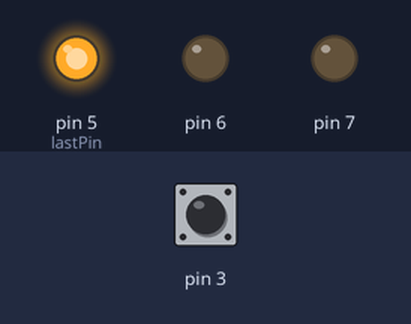
The sketch below on a simulated Arduino Uno, built with avr-gcc and run on an emulated ATmega328P. On the bench: output pins drawn as LEDs (lit = HIGH). Dashed ring = blinking. Inputs (shaded band) come from the test bench; at power-on: pin 3 LOW.

Above: at 1.2 s.
1.3 s: pin 3 driven HIGH
At 2.2 s:
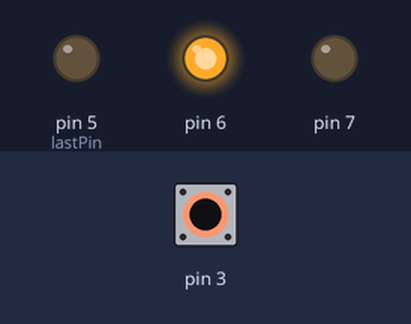
2.8 s: pin 3 pulsed LOW 5 times (0.12 s each, 0.3 s apart)
At 3.07 s:
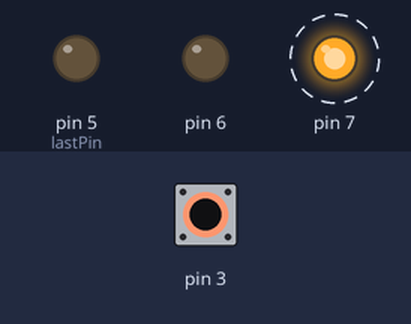
Timing chart, 0 to 5.8 s (numbered marks = the images above; inputs shaded):
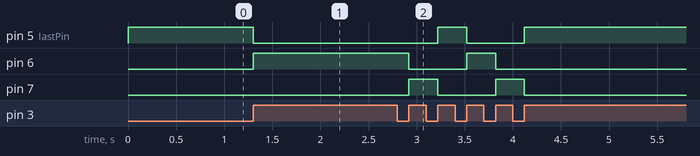

Measured:
- after the input at 1.3 s, pin 5 (lastPin): HIGH → LOW at once; pin 6: LOW → HIGH at once
- after the input at 2.8 s, pin 5 (lastPin): LOW → HIGH after 0.42 s, → LOW 0.30 s later, → HIGH 0.60 s later; pin 6: HIGH → LOW after 0.12 s, → HIGH 0.60 s later, → LOW 0.30 s later; pin 7: alternates HIGH for 0.30 s and LOW for 0.60 s, 4 changes in all, then stays LOW, starting after 0.12 s

The sketch:

count__.ino
```cpp
int state=LOW;
int lastState=LOW;
int count=0;
int remainder=0;
int lastPin=5;
void setup(){
pinMode(5, OUTPUT);
pinMode(6, OUTPUT);
pinMode(7,OUTPUT);
pinMode(3, INPUT);
state=digitalRead(3);
digitalWrite(lastPin,HIGH);
}
void loop(){
if (state==HIGH & lastState==LOW){
count++;
remainder=count%3;
digitalWrite(lastPin, LOW);
digitalWrite(5+remainder, HIGH);
lastPin=5+remainder;
}
lastState=state;
state=digitalRead(3);
}
```
